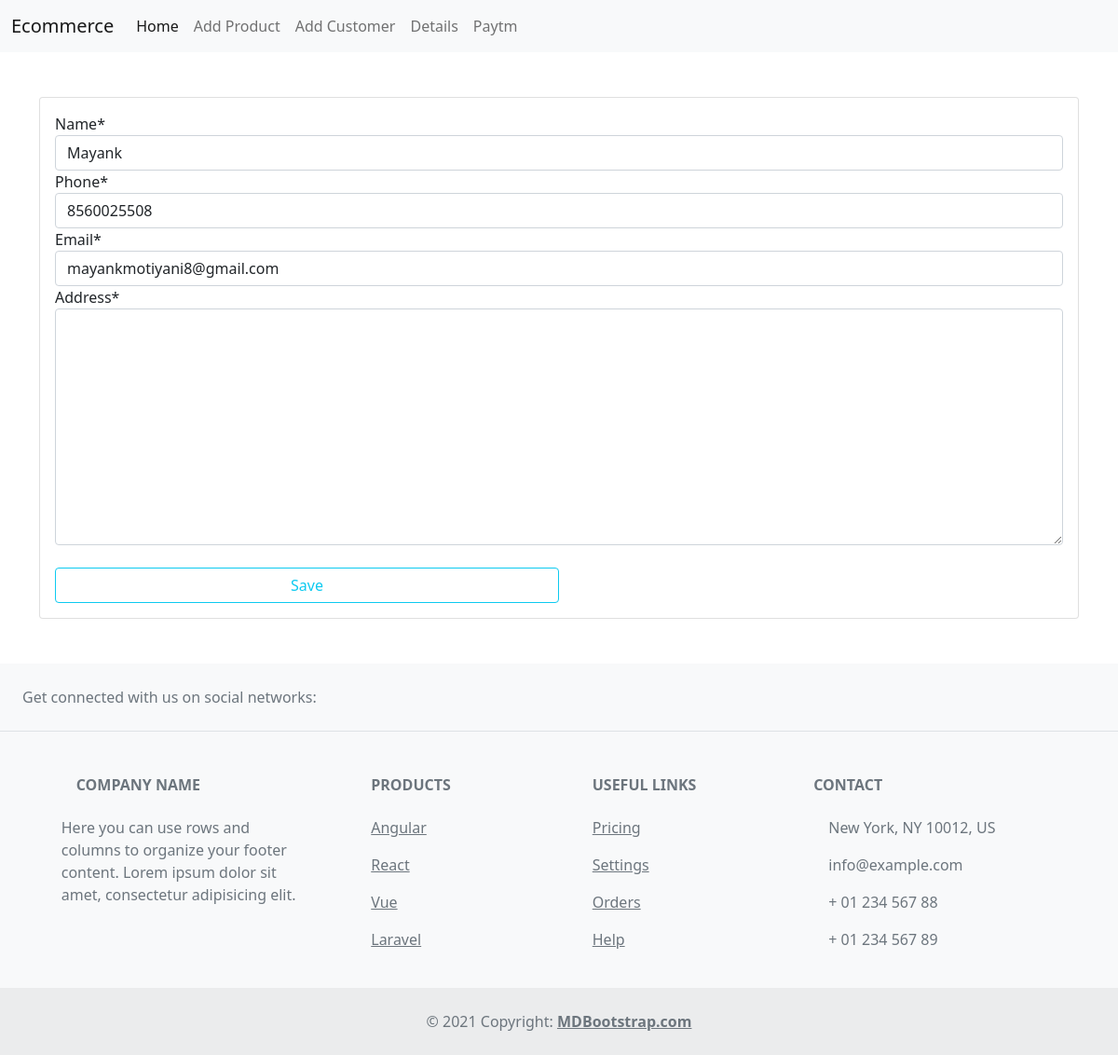
/update_customer/1/, run on the app's committed database.
### ECOM/models.py (models this page shows, shortened)
class Customer(models.Model):
	name = models.CharField(max_length=100)
	phone = models.CharField(max_length=100)
	email = models.CharField(max_length=100)
	address = models.TextField(max_length=200,null=True)
	date = models.DateTimeField(auto_now_add=True,null=True)

### ECOM/views.py (the view)
# urls.py: path('update_customer/<str:pk>/',views.editCustomer,name = 'updateCustomer'),
def editCustomer(request,pk):
	form = CustomerForm()
	getCustomerID = Customer.objects.get(id=pk)
	form = CustomerForm(instance = getCustomerID)
	if request.method == "POST":
		form = CustomerForm(request.POST,instance = getCustomerID)
		if form.is_valid():
			form.save()
			messages.success(request,'CUSTOMER UPDATED!')
			return redirect('customer_dashboard')
	context = {'form':form}
	return render(request,'ECOM/edit_customer.html',context)

### ECOM/forms.py
class CustomerForm(forms.ModelForm):
	class Meta:
		model = Customer
		fields = '__all__'

### ECOM/templates/ECOM/edit_customer.html (shortened to what this page needs)
{% extends 'ECOM/base.html' %}
{% load crispy_forms_tags %}
{% block content %}
<div class="container mt-5">
<div class="card">
  <div class="card-body">
  	<form method="POST">
  		{{form|crispy}}
  		<br>
  		<input class="btn float-right btn-outline-info col-lg-6" type=submit value="Save" />
  	</form>
  </div>
</div>
</div>
{% endblock %}

### ECOM/templates/ECOM/base.html (style rules this page uses)
body { background-color: white; }

### data on the page
Customer: name "Mayank", phone "8560025508", email "mayankmotiyani8@gmail.com"
